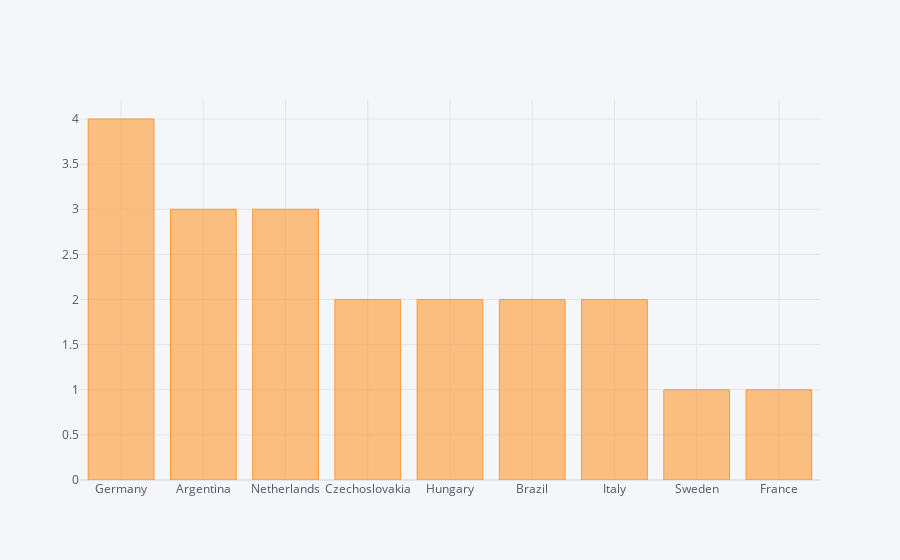

Here is the notebook cell this chart was saved with:
### Code cell
world_cups['Runners-Up'].value_counts().iplot(kind='bar')

### Figure 1 — Plotly figure (JSON) as saved in the notebook; plotly's stock layout.template omitted (floating-point values rounded to 4 significant figures)
{"data": [{"marker": {"color": "rgba(255, 153, 51, 0.6)", "line": {"color": "rgba(255, 153, 51, 1.0)", "width": 1}}, "name": "Runners-Up", "orientation": "v", "text": "", "type": "bar", "x": ["Germany", "Argentina", "Netherlands", "Czechoslovakia", "Hungary", "Brazil", "Italy", "Sweden", "France"], "y": [4, 3, 3, 2, 2, 2, 2, 1, 1]}], "layout": {"autosize": true, "legend": {"bgcolor": "#F5F6F9", "font": {"color": "#4D5663"}}, "paper_bgcolor": "#F5F6F9", "plot_bgcolor": "#F5F6F9", "title": {"font": {"color": "#4D5663"}}, "xaxis": {"autorange": true, "gridcolor": "#E1E5ED", "range": [-0.5, 8.5], "showgrid": true, "tickfont": {"color": "#4D5663"}, "title": {"font": {"color": "#4D5663"}, "text": ""}, "type": "category", "zerolinecolor": "#E1E5ED"}, "yaxis": {"autorange": true, "gridcolor": "#E1E5ED", "range": [0, 4.211], "showgrid": true, "tickfont": {"color": "#4D5663"}, "title": {"font": {"color": "#4D5663"}, "text": ""}, "type": "linear", "zerolinecolor": "#E1E5ED"}}}
